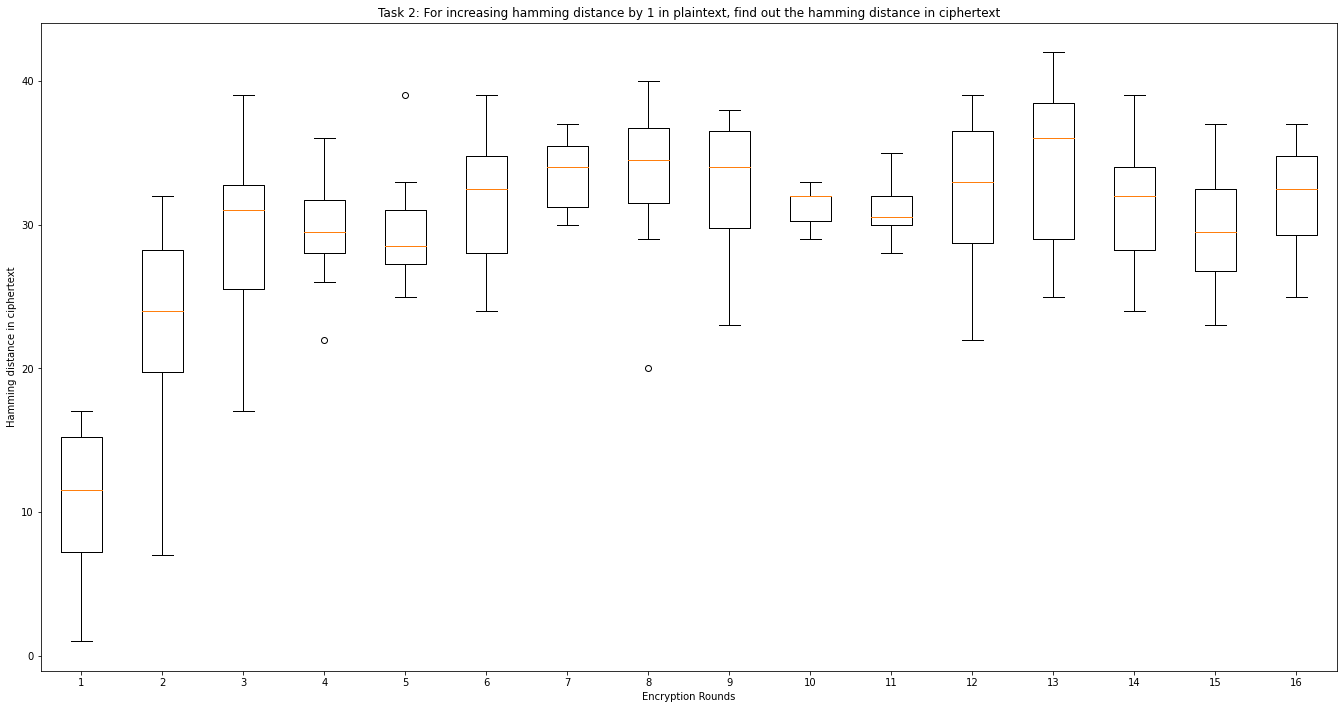

This chart was generated by the following Python code:
# Importing
import DESfiddle.utils as dfu
from statistics import median
import numpy as np
import matplotlib.pyplot as plt


def alterText(txt: str, hamming_dist: int) -> str:
  """Alter the given txt at some hamming_dist number of positions. This is used to experimentally determine how the avalanche effect varies with hamming distance in DES. """
  length = len(txt)
  random_pos = sample(range(0,length),hamming_dist)
  random_pos.sort() # To ensure the for loop below doesnot increase the length of txt
  altered_txt = ""
  i = 0
  for pos in random_pos:
    altered_txt += txt[i:pos]
    i = pos+1
    if(txt[pos] == '1'):
      altered_txt += '0'
    else:
      altered_txt += '1'
  
  altered_txt += txt[i:]
  return altered_txt

# Usage
permutation_arr = dfu.generate_PC_1(64)

from DESfiddle.utils import *

# Inputs in binary setting
plaintext = "0000011101001001000001111010111100101110001001011011101100101001"
key = "0110001101000000101101001010100110000000110110001110110011101011"

# Settings
total_rounds = 16
midlength = 32
hamming_dist = 1

#output variables
task1_diff = np.zeros((16,1))


# Hamming the plaintext in binary mode
for i in range(0,10):
    original_pt_arr = [plaintext]
    pt_arr = [alterText(plaintext, hamming_dist)]
    key = [key]
    rkb,rkh = generate_round_keys(key, total_rounds, midlength)
    original_ciphertext, original_round_ciphertexts = encrypt(original_pt_arr, rkb, total_rounds, midlength)
    _, round_ciphertexts = encrypt(pt_arr, rkb, total_rounds, midlength)
    ham_diff = calc_diff(original_round_ciphertexts, round_ciphertexts)
    task1_diff = np.column_stack((task1_diff, ham_diff))
    hamming_dist += 1


task1_diff = np.delete(task1_diff, 0, 1)
task1_diff = np.transpose(task1_diff)

fig = plt.figure(figsize =(12, 9))

# Creating axes instance
ax = fig.add_axes([0, 0, 1.5, 1])
ax.set_xlabel("Encryption Rounds")
ax.set_ylabel("Hamming distance in ciphertext")
ax.set_title("Task 2: For increasing hamming distance by 1 in plaintext, find out the hamming distance in ciphertext")

 
# Creating plot
bp = ax.boxplot(task1_diff)
 
# show plot
plt.show()
